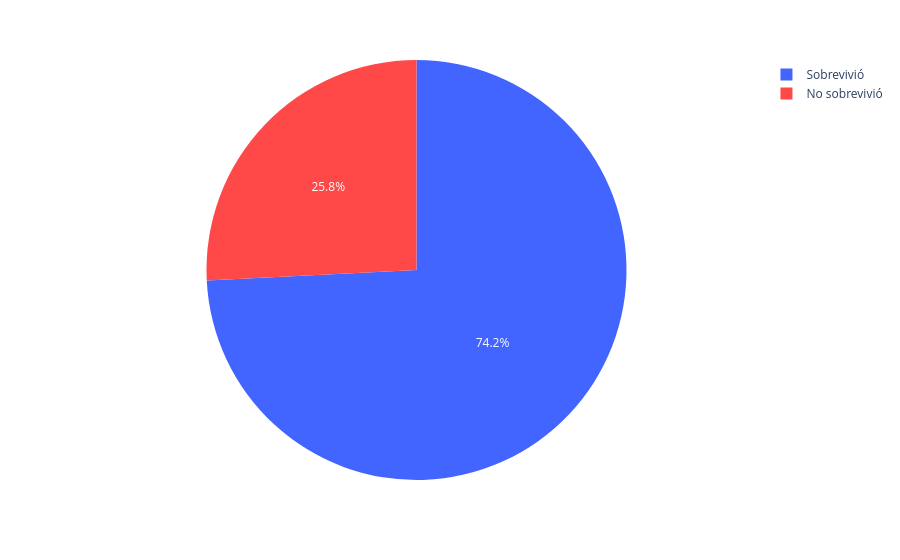

The code cell stored with this chart in its notebook:
### Markdown cell above
Generar DataFrame solo de mujeres, para contar cuantos sobrevivientes y no sobrevivientes hay. Luego mapear colores para que en el gráfico se vean colores especificos dependiendo si es sobreviviente o no.

### Code cell
df_mujeres = df_procesado[df_procesado['Sex'] == 'female']
cuenta_sobrevivientes_mujeres = df_mujeres['Sobreviviente'].value_counts()
cuenta_sobrevivientes_mujeres = cuenta_sobrevivientes_mujeres.reset_index()
mapeo_colores = {
    'Sobrevivió': '#4365ff',
    'No sobrevivió': '#ff4848'
}

print(cuenta_sobrevivientes_mujeres)

fig_pie_sobrevivientes_female = px.pie(
    cuenta_sobrevivientes_mujeres,
    values='count',
    names='Sobreviviente',
    color='Sobreviviente',
    color_discrete_map=mapeo_colores
)

fig_pie_sobrevivientes_female.show()

### Figure 1 — Plotly figure (JSON) as saved in the notebook; plotly's stock layout.template omitted (floating-point values rounded to 4 significant figures)
{"data": [{"customdata": [["Sobrevivió"], ["No sobrevivió"]], "domain": {"x": [0, 1], "y": [0, 1]}, "hovertemplate": "Sobreviviente=%{customdata[0]}<br>count=%{value}<extra></extra>", "labels": ["Sobrevivió", "No sobrevivió"], "legendgroup": "", "marker": {"colors": ["#4365ff", "#ff4848"]}, "name": "", "showlegend": true, "type": "pie", "values": [233, 81]}], "layout": {"legend": {"tracegroupgap": 0}, "margin": {"t": 60}}}
